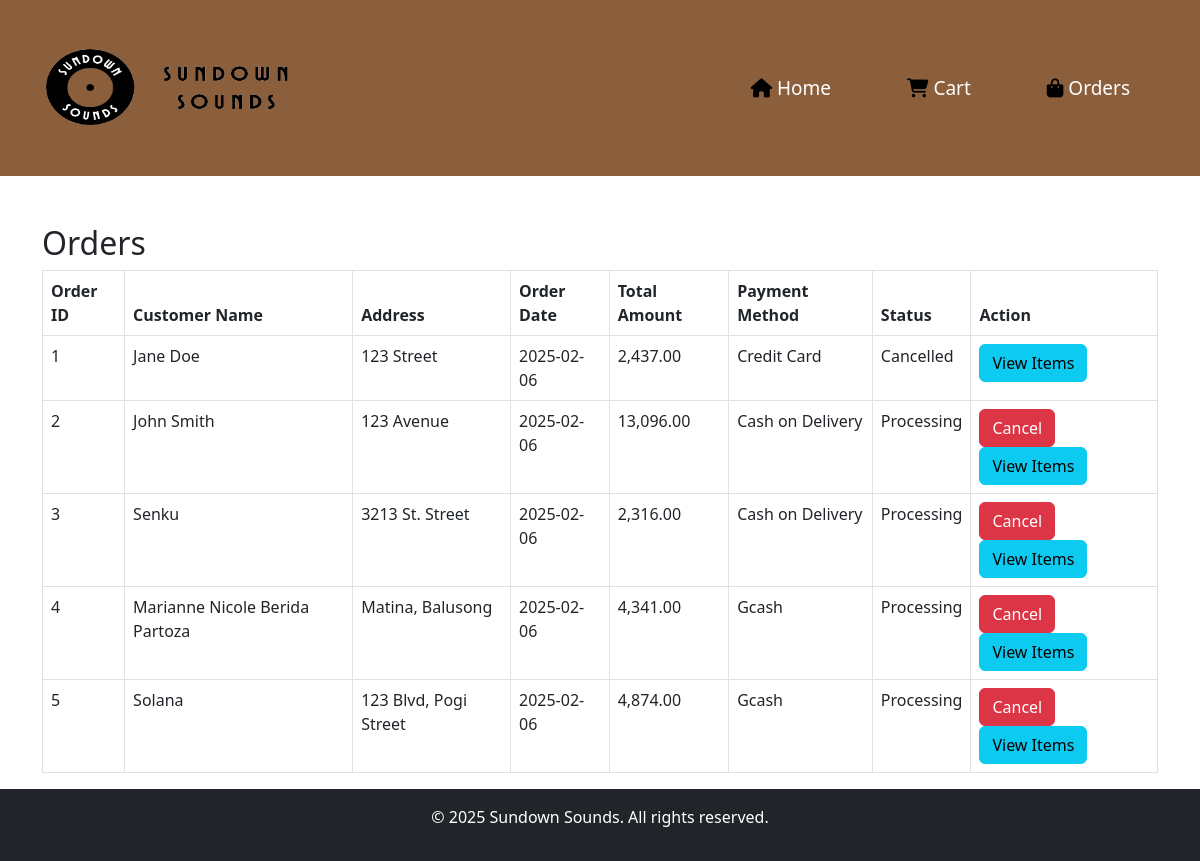
The page /view/orders.php on the database its author committed.
### tables this page shows
CREATE TABLE `order_items` (
  `item_id` int(11) NOT NULL,
  `order_id` int(11) NOT NULL,
  `album_id` int(11) NOT NULL,
  `quantity` int(11) NOT NULL,
  `price` decimal(10,2) NOT NULL
);

CREATE TABLE `orders` (
  `order_id` int(11) NOT NULL,
  `customer_name` varchar(255) NOT NULL,
  `address` text NOT NULL,
  `order_date` date DEFAULT NULL,
  `total_amount` decimal(10,2) DEFAULT NULL,
  `status` enum('Pending','Processing','Completed','Cancelled') DEFAULT 'Pending',
  `cancellation_reason` text DEFAULT NULL,
  `payment_method` varchar(255) NOT NULL
);

### view/orders.php (the view, shortened to what this page needs)
<?php
include_once __DIR__ . '/../database/database.php';
$query = "SELECT o.order_id, o.customer_name, o.address, o.order_date, o.total_amount, o.payment_method, o.status, oi.album_id, oi.quantity, a.album_name
          FROM orders o
          LEFT JOIN order_items oi ON o.order_id = oi.order_id
          LEFT JOIN albums a ON oi.album_id = a.album_id
          ORDER BY o.order_date ASC";
$stmt = $conn->prepare($query);
$stmt->execute();
$result = $stmt->get_result();
?>
<!DOCTYPE html>
<html lang="en">
<head>
    <link rel="stylesheet" href="https://cdn.jsdelivr.net/npm/bootstrap@5.3.0/dist/css/bootstrap.min.css">
</head>
<body>
    <?php
    include_once __DIR__ . '/../includes/navbar.php';
    ?>
    <div class="container mt-5">
        <h2>Orders</h2>
        <div class="table-responsive">
            <table class="table table-bordered">
                <thead>
                    <tr>
                        <th>Order ID</th>
                        <th>Customer Name</th>
                        <th>Address</th>
                        <th>Order Date</th>
                        <th>Total Amount</th>
                        <th>Payment Method</th>
                        <th>Status</th>
                        <th>Action</th>
                    </tr>
                </thead>
                <tbody>
                    <?php
                    if ($result && $result->num_rows > 0) {
                        $orders = [];
                        while ($row = $result->fetch_assoc()) {
                            $order_id = $row['order_id'];
                            if (!isset($orders[$order_id])) {
                                $orders[$order_id] = [
                                    'order_id' => $row['order_id'],
                                    'customer_name' => $row['customer_name'],
                                    'address' => $row['address'],
                                    'order_date' => $row['order_date'],
                                    'total_amount' => $row['total_amount'],
                                    'payment_method' => $row['payment_method'],
                                    'status' => $row['status'],
                                    'items' => []
                                ];
                            }
                            if ($row['album_name']) {
                                $orders[$order_id]['items'][] = [
                                    'album_name' => $row['album_name'],
                                    'quantity' => $row['quantity']
                                ];
                            }
                        }
                        foreach ($orders as $order) {
                    ?>
                    <tr>
                        <td><?php echo $order['order_id']; ?></td>
                        <td><?php echo $order['customer_name']; ?></td>
                        <td><?php echo $order['address']; ?></td>
                        <td><?php echo $order['order_date']; ?></td>
                        <td><?php echo number_format($order['total_amount'], 2); ?></td>
                        <td><?php echo $order['payment_method']; ?></td>
                        <td><?php echo $order['status']; ?></td>
                        <td>
                            <?php if ($order['status'] == 'Processing'): ?>
                                <button class="btn btn-danger" data-bs-toggle="modal" data-bs-target="#cancelModal<?php echo $order['order_id']; ?>">Cancel</button>
                            <?php else: ?>
                                <span></span>
                            <?php endif; ?>
                            <button class="btn btn-info" data-bs-toggle="modal" data-bs-target="#itemsModal<?php echo $order['order_id']; ?>">View Items</button>
                        </td>
                    </tr>
                    <?php
                        }
                    } else {
                        echo "<tr><td colspan='8'>No orders found.</td></tr>";
                    }
                    ?>
                </tbody>
            </table>
        </div>
    </div>
    <footer class="bg-dark text-white text-center py-3">
        <p>&copy; 2025 Sundown Sounds. All rights reserved.</p>
    </body>
</body>
</html>

### view/orders.php (style rules this page uses)
body { min-height: 100vh; display: flex; flex-direction: column; }
.container { flex-grow: 1; }
.table-responsive { overflow-x: auto; -webkit-overflow-scrolling: touch; }
footer { margin-top: auto; flex-shrink: 0; }

### rows shown on the page
order_items: order.order_id "1", order.customer_name "Jane Doe", order.address "123 Street", order.order_date "2025-02-06", order.total_amount "2,437.00", order.payment_method "Credit Card", order.status "Cancelled"
order_items: order.order_id "3", order.customer_name "Senku", order.address "3213 St. Street", order.order_date "2025-02-06", order.total_amount "2,316.00", order.payment_method "Cash on Delivery", order.status "Processing"
order_items: order.order_id "4", order.customer_name "Marianne Nicole Berida Partoza", order.address "Matina, Balusong", order.order_date "2025-02-06", order.total_amount "4,341.00", order.payment_method "Gcash", order.status "Processing"
order_items: order.order_id "5", order.customer_name "Solana", order.address "123 Blvd, Pogi Street", order.order_date "2025-02-06", order.total_amount "4,874.00", order.payment_method "Gcash", order.status "Processing"

### other values the page prints
$order['order_id'] "2"
$order['customer_name'] "John Smith"
$order['address'] "123 Avenue"
$order['order_date'] "2025-02-06"
$order['total_amount'] "13,096.00"
$order['payment_method'] "Cash on Delivery"
$order['status'] "Processing"
